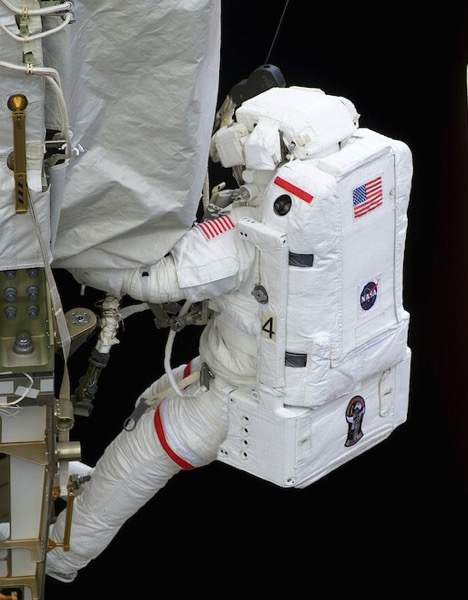
#> input picture Training_code/code/data/train/images/020267.jpg, 468 x 600 px; its folder holds only this picture in this run
$ jupyter execute --allow-errors main.ipynb
#> lines starting #> are read from the running program, lines starting #| are printed output that depends on the picture
### Training_code/code/src/sample/submission/utils.py
import numpy as np
import sys,os
import cv2
import matplotlib.pyplot as plt
import argparse
import random
import pandas as pd
from operator import itemgetter


def segmentation(path, label):

    flag = False

    IMG_SIZE = 500

    image = cv2.imread(path)

    mask = np.zeros(image.shape[:2], np.uint8) # create a similar mask image

    backgroundModel = np.zeros((1, 65), np.float64) # These are arrays used by the algorithm internally. You just create two np.float64 type zero arrays of size (1,65).

    foregroundModel = np.zeros((1, 65), np.float64) # These are arrays used by the algorithm internally. You just create two np.float64 type zero arrays of size (1,65).

    rectangle = (50,50,450,290)

    cv2.grabCut(image, mask, rectangle,
                backgroundModel, foregroundModel,
                3, cv2.GC_INIT_WITH_RECT)

    mask2 = np.where((mask==2)|(mask==0),0,1).astype('uint8') # apply mask
    # So we modify the mask such that all 0-pixels and 2-pixels are put to 0 (ie background) and all 1-pixels and 3-pixels are put to 1(ie foreground pixels). Now our final mask is ready. Just multiply it with input image to get the segmented image.
    #print(mask2)
    img = image*mask2[:,:,np.newaxis]

    if (np.mean(mask2)!= 0):
        img = image*mask2[:,:,np.newaxis]

        [rows,cols]= mask2.shape

        triplets = []
        for i in range(rows):
            for j in range(cols):
                k = mask2[i,j]
                if k == 1:
                    aux = [i,j,int(random.uniform(0,3))]

                    triplets.append(aux)
                    #print(triplets)
                    #mask[i,j] = 1
                else: # ADD HERE LABEL 1 AND LABEL 0
                    aux = 0
                    #print("no")
                    #mask[i,j] = 0

        #-----------------Select 15 TRIPLETS FROM SEGMENTED IMAGE----------------------------
        points = []
        # CALCULATE THE 15 TRIPLETS COORDINATES THAT HAVE THE MAX DIST WITH dist = numpy.linalg.norm(a-b)
        # Body-part detection
        for i in range(15):
            points.append(int(random.triangular(0,len(triplets)))) # len(triplets) bc of all possible triplets on segmentated img

        #-----------------15 TRIPLETS SELECTION-------------------------------------
        sel  = itemgetter(*points)(triplets)
        #print("Selected 15 triplets: ", len(sel))
        #print(sel)

        #----------------SELECT AREAS---------------------------------------------------------
        #print("x ", min(sel))
        triplet_min = min(sel)
        #print("y ", max(sel))
        triplet_max = max(sel)
        x_i,y_i,l_i = triplet_min
        x_f,y_f,l_f = triplet_max

        c1 = x_i,y_i
        c2 = x_f,y_i
        c3 = x_f,y_f
        c4 = x_i,y_f

        rect = c1 + c2 + c3 + c4 + c1 # 5 pairs
        # [6 lines of commented-out code are left out]
        flag = False # Keep false of there is detection
        #print('{} - {}'.format(sel,rect))
    else:
        print("no obj detected")
        sel = []
        rect = []
        flag = True # turn to truth if there is not detection
        #print('{} - {}'.format(sel,rect))

    #plt.imshow(mask2)

    return sel, rect, flag

def feature_extraction(path, label): # ADAPT ANNOTATIONS CORRECTLY & POLYGON + AREA EXTRACTION

  triplets, coordinates,flag = segmentation(path, label)

  triplets = np.array( [triplets]  ).ravel().ravel()  #+ coordinates
  triplets = list(triplets)
  return triplets, coordinates,flag


# [108 lines left out: functions video_segmentation, video_feature_extraction, extractVideoNames, not called in this run]

### Training_code/code/src/sample/submission/main.ipynb
[cell 1]
import numpy as np
import sys,os
import cv2
import matplotlib.pyplot as plt
import argparse
import pandas as pd
from utils import *
import random

[cell 2]
root_dir = "/home/sebasmos/Documentos/NASA_Spacesuit/train/"
# Load data paths
training_images = []   # images png + jpg
img_ann = []        # images annotations

videos = []         # videos
videos_ann = []     # videos annotations
video_frames = []   # video frames
video_frames_ann=[] # video frames annotations

for root, dirs, files in os.walk(root_dir, topdown=True):
    for name in files:
        path = os.path.join(root, name)
        if '.png' in path  and 'images' in path:
            training_images.append(path)
            print(path)
        if '.jpg' in path  and 'images' in path:
            training_images.append(path)
        if '.txt' in path and 'images' in path:
            img_ann.append(path)
        if '.mov' in path and 'videos' in path:
            videos.append(path)
        if '.csv' in path and 'videos' in path:
            videos_ann.append(path)
        if '.jpg' in path and 'videos-frames' in path:
            video_frames.append(path)
            #if '.csv' in path and 'videos-frames' in path: #TODO: CHECK ANNOTATIONS
            #    video_frames_ann.append(path)
print('Image training instances: ', len(training_images))
print('videos training instances: ', len(videos))
print('video_frames evaluation instances: ', len(video_frames))

## Simple segmentation -  Model 1

[cell 3]
def segmentation(path, label):
    image = cv2.imread(path)
    mask = np.zeros(image.shape[:2], np.uint8)
    backgroundModel = np.zeros((1, 65), np.float64)
    foregroundModel = np.zeros((1, 65), np.float64)
    rectangle = (0, 0, 500, image.shape[1])
    cv2.grabCut(image, mask, rectangle,
                backgroundModel, foregroundModel,
                3, cv2.GC_INIT_WITH_RECT)
    mask2 = np.where((mask == 2)|(mask == 0), 0, 1).astype('uint8')

    # The final mask is multiplied with
    # the input image to give the segmented image.
    image = image * mask2[:, :, np.newaxis]

    # output segmented image with colorbar
    '''
    plt.imshow(image)
    plt.colorbar()
    plt.show()

    cv2.imwrite('/home/sebasmos/Documentos/NASA_Spacesuit/NASA_SpatiumAESS/Training_code/code/image.jpg',image)
    '''
    return image
# Fast testing bef assignmt
path = "/home/sebasmos/Documentos/NASA_Spacesuit/train/images/933760.jpg"
#segmentation(path, 1)

[cell 4]
i = 0
# Training with images
Num_features = 1
feat_names = ['Polygon'] # TODO: EXTRACT TRIPLETS HERE!
train_size = len(training_images)

data_train = np.zeros((train_size, Num_features+1), dtype=np.float32)
#data_test = np.zeros((test_size, Num_features+1), dtype=np.float32)
#> (the rest of this cell did not finish here and is left out)

#> in segmentation, image is the input picture: shape (600, 468, 3); mean B, G, R 96.6, 97.5, 97.6
#> in segmentation, `img = image*mask2[:,:,np.newaxis]`:
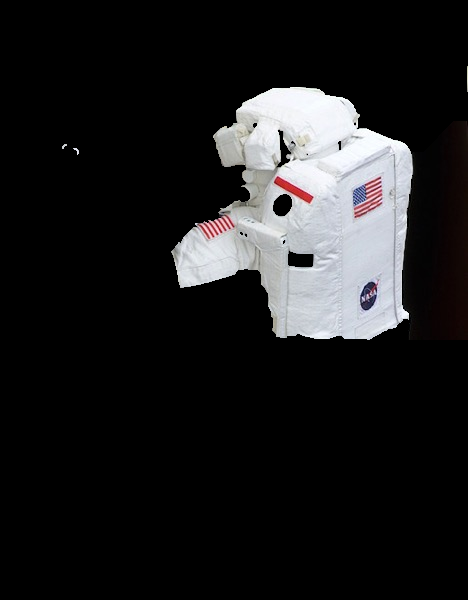
#> img: shape (600, 468, 3); mean B, G, R 30.4, 29.6, 29.9
    i = i+1

# Store segmented images
# TODO: convert to mask
train_pd = pd.DataFrame(training_images)
train_pd.to_csv("/home/sebasmos/Documentos/NASA_Spacesuit/NASA_SpatiumAESS/Training_code/code/src/sample/submission/training_images.csv")

#> (a cell that did not finish here is left out)

[cell 6]
local_dir = "/home/sebasmos/Documentos/NASA_Spacesuit/NASA_SpatiumAESS/Training_code/code/src/sample/submission/training_images.csv"

## Triplets extraction with synthetic data: testing idea

<image-id>,<joint-coordinate-list>,[<spacesuit-shape>]...

[cell 7]
Num_suits = 1 # TO UPDATE ACCORDING TO IMAGE
Triplets = 15 #
aux = Num_suits*Triplets
#joints = np.zeros((train_size, Num_suits*Triplets))

#train ?
id_images = []
aux = len(path) - 10
for path in training_images:
    id_images.append(path[aux:len(path)])


def gen_array():
    x_f = []
    y_f = []
    v_f = []

    for i in range(15):
        x_f.append(int (random.uniform(100,999)))
        y_f.append(int (random.uniform(100,999)))
        v_f.append(int (random.uniform(0,3)))

    return x_f,y_f,v_f


def gen_geometries():
    x_f = []
    y_f = []
    type = 0
    if type == 0: #rectangular then 8 var, 4 corners
        for i in range(4):
            x_f.append(int (random.uniform(100,999)))
            y_f.append(int (random.uniform(100,999)))
    elif type==1: # 3 corners
        print("triangular")
    else:
        print("no figure detected")
    return x_f,y_f


joints_id = []
geom = []

for id, j in enumerate(training_images):

    for i in range(Num_suits):
            #print(" es multiplo de 3")
            x_f,y_f,v_f = gen_array()
            joints_id.append(x_f + y_f + v_f)
            x_geom, y_geom = gen_geometries()
            geom.append(x_geom + y_geom)

print("id_images: ",train_size)
print("joints_id: ",len(joints_id))
print("geom: ",len(geom))

### Store to csv - Change by real data

[cell 8]
df1 = pd.DataFrame(id_images)
df2 = pd.DataFrame(joints_id)
df3 = pd.DataFrame(geom)

df4 = df1.merge(df2,left_index=True, right_index=True)
df4.merge(df3,left_index=True, right_index=True)

#> (the rest of this cell did not finish here and is left out)

# Using lists for diff length rows

[cell 9]
a_list = [[1, 2], [1], [1, 2,3,5,4,3,2,2,3, 3]]
row_lengths = []
for row in a_list:
    row_lengths.append(row)
row_lengths
